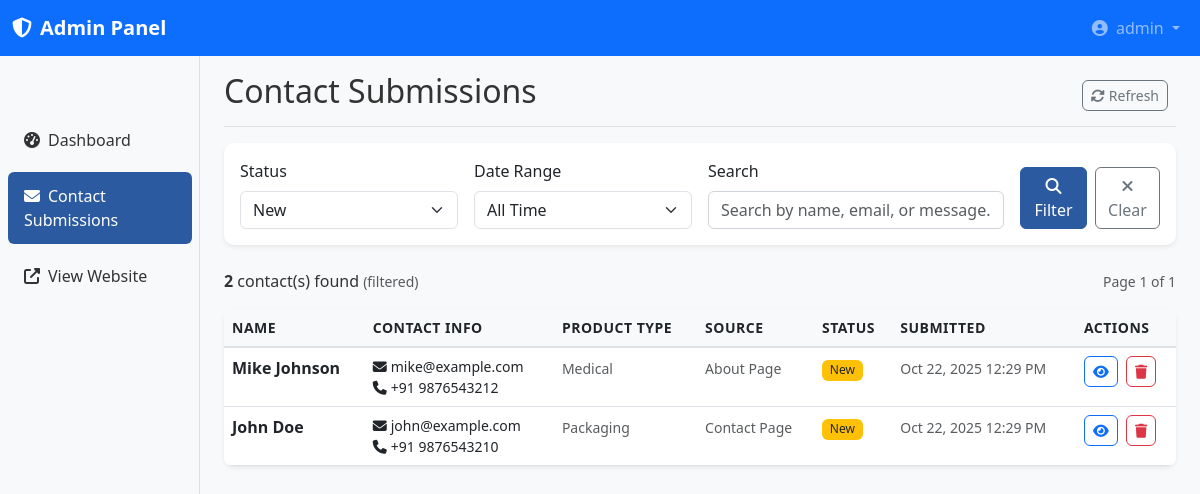
/contacts.php?status=new (signed in), run on the app's committed database.
### tables this page shows
CREATE TABLE IF NOT EXISTS contact_submissions (
    id INT AUTO_INCREMENT PRIMARY KEY,
    name VARCHAR(100) NOT NULL,
    email VARCHAR(100) NOT NULL,
    phone VARCHAR(20) NOT NULL,
    product_type VARCHAR(50) DEFAULT NULL,
    message TEXT NOT NULL,
    form_source VARCHAR(50) NOT NULL,
    status ENUM('new', 'read', 'replied', 'archived') DEFAULT 'new',
    submitted_at TIMESTAMP DEFAULT CURRENT_TIMESTAMP,
    updated_at TIMESTAMP DEFAULT CURRENT_TIMESTAMP ON UPDATE CURRENT_TIMESTAMP,
    admin_notes TEXT DEFAULT NULL
);

### contacts.php (the view, shortened to what this page needs)
<?php
$page = (int)($_GET['page'] ?? 1);
$limit = 20;
$offset = ($page - 1) * $limit;
$statusFilter = $_GET['status'] ?? '';
$searchTerm = $_GET['search'] ?? '';
$dateFilter = $_GET['filter'] ?? '';
$whereClauses = [];
$params = [];
if ($statusFilter) {
    $whereClauses[] = "status = :status";
    $params[':status'] = $statusFilter;
}
$whereClause = $whereClauses ? "WHERE " . implode(" AND ", $whereClauses) : "";
try {
    $pdo = getDBConnection();
    $countSql = "SELECT COUNT(*) as total FROM contact_submissions $whereClause";
    $countStmt = $pdo->prepare($countSql);
    $countStmt->execute($params);
    $totalRecords = $countStmt->fetch()['total'];
    $sql = "SELECT * FROM contact_submissions $whereClause ORDER BY submitted_at DESC LIMIT :limit OFFSET :offset";
    $stmt = $pdo->prepare($sql);
    foreach ($params as $key => $value) {
        $stmt->bindValue($key, $value);
    }
    $stmt->bindValue(':limit', $limit, PDO::PARAM_INT);
    $stmt->bindValue(':offset', $offset, PDO::PARAM_INT);
    $stmt->execute();
    $contacts = $stmt->fetchAll();
    $totalPages = ceil($totalRecords / $limit);
} catch (PDOException $e) {
    $contacts = [];
    $totalRecords = 0;
    $totalPages = 0;
    error_log("Contacts page error: " . $e->getMessage());
}
?>
<!DOCTYPE html>
<html lang="en">
<head>
    <link href="https://cdn.jsdelivr.net/npm/bootstrap@5.3.0/dist/css/bootstrap.min.css" rel="stylesheet">
    <link rel="stylesheet" href="https://cdnjs.cloudflare.com/ajax/libs/font-awesome/6.4.0/css/all.min.css">
    <link rel="stylesheet" href="assets/admin-style.css">
</head>
<body>
    <nav class="navbar navbar-expand-lg navbar-dark bg-primary sticky-top">
        <div class="container-fluid">
            <a class="navbar-brand" href="dashboard.php">
                <i class="fas fa-shield-alt me-2"></i>Admin Panel
            </a>
            <div class="navbar-nav ms-auto">
                <div class="nav-item dropdown">
                    <a class="nav-link dropdown-toggle" href="#" role="button" data-bs-toggle="dropdown">
                        <i class="fas fa-user-circle me-1"></i>
                        <?php echo htmlspecialchars($_SESSION['admin_username']); ?>
                    </a>
                </div>
            </div>
        </div>
    </nav>
    <div class="container-fluid">
        <div class="row">
            <nav class="col-md-3 col-lg-2 d-md-block bg-light sidebar">
                <div class="sidebar-sticky">
                    <ul class="nav flex-column">
                        <li class="nav-item">
                            <a class="nav-link" href="dashboard.php">
                                <i class="fas fa-tachometer-alt me-2"></i>Dashboard
                            </a>
                        </li>
                        <li class="nav-item">
                            <a class="nav-link active" href="contacts.php">
                                <i class="fas fa-envelope me-2"></i>Contact Submissions
                            </a>
                        </li>
                        <li class="nav-item">
                            <a class="nav-link" href="../index.html" target="_blank">
                                <i class="fas fa-external-link-alt me-2"></i>View Website
                            </a>
                        </li>
                    </ul>
                </div>
            </nav>
            <main class="col-md-9 ms-sm-auto col-lg-10 px-md-4">
                <div class="d-flex justify-content-between flex-wrap flex-md-nowrap align-items-center pt-3 pb-2 mb-3 border-bottom">
                    <h1 class="h2">Contact Submissions</h1>
                    <div class="btn-toolbar mb-2 mb-md-0">
                        <div class="btn-group me-2">
                            <button type="button" class="btn btn-sm btn-outline-secondary" onclick="location.reload()">
                                <i class="fas fa-sync-alt me-1"></i>Refresh
                            </button>
                        </div>
                    </div>
                </div>
                <div class="card mb-4">
                    <div class="card-body">
                        <form method="GET" class="row g-3">
                            <div class="col-md-3">
                                <label class="form-label">Status</label>
                                <select name="status" class="form-select">
                                    <option value="new" <?php echo $statusFilter === 'new' ? 'selected' : ''; ?>>New</option>
                                </select>
                            </div>
                            <div class="col-md-3">
                                <label class="form-label">Date Range</label>
                                <select name="filter" class="form-select">
                                    <option value="">All Time</option>
                                </select>
                            </div>
                            <div class="col-md-4">
                                <label class="form-label">Search</label>
                                <input type="text" name="search" class="form-control" placeholder="Search by name, email, or message..." value="<?php echo htmlspecialchars($searchTerm); ?>">
                            </div>
                            <div class="col-md-2 d-flex align-items-end">
                                <button type="submit" class="btn btn-primary me-2">
                                    <i class="fas fa-search"></i> Filter
                                </button>
                                <a href="contacts.php" class="btn btn-outline-secondary">
                                    <i class="fas fa-times"></i> Clear
                                </a>
                            </div>
                        </form>
                    </div>
                </div>
                <div class="d-flex justify-content-between align-items-center mb-3">
                    <div>
                        <strong><?php echo number_format($totalRecords); ?></strong> contact(s) found
                        <?php if ($statusFilter || $searchTerm || $dateFilter): ?>
                            <small class="text-muted">(filtered)</small>
                        <?php endif; ?>
                    </div>
                    <nav>
                        <small class="text-muted">
                            Page <?php echo $page; ?> of <?php echo max(1, $totalPages); ?>
                        </small>
                    </nav>
                </div>
                <div class="card">
                    <div class="card-body p-0">
                        <div class="table-responsive">
                            <table class="table table-hover mb-0">
                                <thead>
                                    <tr>
                                        <th>Name</th>
                                        <th>Contact Info</th>
                                        <th>Product Type</th>
                                        <th>Source</th>
                                        <th>Status</th>
                                        <th>Submitted</th>
                                        <th>Actions</th>
                                    </tr>
                                </thead>
                                <tbody>
                                    <?php if (empty($contacts)): ?>
                                        <tr>
                                            <td colspan="7" class="text-center text-muted py-4">
                                                <i class="fas fa-inbox fa-3x mb-3 d-block"></i>
                                                No contacts found
                                            </td>
                                        </tr>
                                    <?php else: ?>
                                        <?php foreach ($contacts as $contact): ?>
                                            <tr>
                                                <td>
                                                    <strong><?php echo htmlspecialchars($contact['name']); ?></strong>
                                                </td>
                                                <td>
                                                    <div class="small">
                                                        <div><i class="fas fa-envelope me-1"></i><?php echo htmlspecialchars($contact['email']); ?></div>
                                                        <div><i class="fas fa-phone me-1"></i><?php echo htmlspecialchars($contact['phone']); ?></div>
                                                    </div>
                                                </td>
                                                <td>
                                                    <small class="text-muted">
                                                        <?php echo $contact['product_type'] ? ucwords(str_replace('_', ' ', $contact['product_type'])) : 'N/A'; ?>
                                                    </small>
                                                </td>
                                                <td>
                                                    <small class="text-muted">
                                                        <?php echo ucwords(str_replace('_', ' ', $contact['form_source'])); ?>
                                                    </small>
                                                </td>
                                                <td>
                                                    <?php
                                                    $statusClass = [
                                                        'new' => 'badge bg-warning text-dark',
                                                        'read' => 'badge bg-info',
                                                        'replied' => 'badge bg-success',
                                                        'archived' => 'badge bg-secondary'
                                                    ];
                                                    $class = $statusClass[$contact['status']] ?? 'badge bg-secondary';
                                                    ?>
                                                    <span class="<?php echo $class; ?>" data-contact-id="<?php echo $contact['id']; ?>">
                                                        <?php echo ucfirst($contact['status']); ?>
                                                    </span>
                                                </td>
                                                <td>
                                                    <small class="text-muted">
                                                        <?php echo date('M j, Y g:i A', strtotime($contact['submitted_at'])); ?>
                                                    </small>
                                                </td>
                                                <td>
                                                    <button class="btn btn-sm btn-outline-primary me-1" onclick="viewContact(<?php echo htmlspecialchars(json_encode($contact)); ?>)">
                                                        <i class="fas fa-eye"></i>
                                                    </button>
                                                    <button class="btn btn-sm btn-outline-danger" onclick="deleteContact(<?php echo $contact['id']; ?>)">
                                                        <i class="fas fa-trash"></i>
                                                    </button>
                                                </td>
                                            </tr>
                                        <?php endforeach; ?>
                                    <?php endif; ?>
                                </tbody>
                            </table>
                        </div>
                    </div>
                </div>
            </main>
        </div>
    </div>
</body>
</html>

### assets/admin-style.css (style rules this page uses)
:root { --primary-color: #2c5aa0; --secondary-color: #f8f9fa; --success-color: #28a745; --danger-color: #dc3545; --warning-color: #ffc107; --info-color: #17a2b8; --light-color: #f8f9fa; --dark-color: #343a40; }
body { font-family: 'Segoe UI', Tahoma, Geneva, Verdana, sans-serif; background-color: #f8f9fa; color: #333; }
.sidebar { position: fixed; top: 56px; bottom: 0; left: 0; z-index: 100; padding: 48px 0 0; box-shadow: inset -1px 0 0 rgba(0, 0, 0, .1); }
.sidebar-sticky { position: relative; top: 0; height: calc(100vh - 48px); padding-top: .5rem; overflow-x: hidden; overflow-y: auto; }
.sidebar .nav-link { color: #333; font-weight: 500; padding: 0.75rem 1rem; margin: 0.25rem 0.5rem; border-radius: 0.375rem; transition: all 0.3s ease; }
.sidebar .nav-link.active { color: white; background-color: var(--primary-color); }
main { margin-left: 0; }
@media (min-width: 768px) { main { margin-left: 240px; } }
.card { border: none; border-radius: 10px; box-shadow: 0 0.125rem 0.25rem rgba(0, 0, 0, 0.075); transition: all 0.3s ease; }
.btn { border-radius: 6px; font-weight: 500; transition: all 0.3s ease; }
.btn-primary { background-color: var(--primary-color); border-color: var(--primary-color); }
.table { border-radius: 8px; overflow: hidden; }
.table thead th { background-color: var(--light-color); border-bottom: 2px solid #dee2e6; font-weight: 600; font-size: 0.875rem; text-transform: uppercase; letter-spacing: 0.5px; }
.table tbody tr { transition: background-color 0.3s ease; }
.badge { font-size: 0.75rem; font-weight: 500; padding: 0.35em 0.65em; border-radius: 0.375rem; }
.form-control { border-radius: 6px; border: 1px solid #ced4da; transition: all 0.3s ease; }
.form-select { border-radius: 6px; }
.badge.bg-warning { background-color: #ffc107 !important; color: #000; }
.navbar-brand { font-weight: 600; font-size: 1.25rem; }

### data on the page
contact_submissions: name "Mike Johnson", email "mike@example.com", phone "+91 9876543212", product_type "Medical", form_source "About Page", status "New", submitted_at "Oct 22, 2025 12:29 PM"
contact_submissions: name "John Doe", email "john@example.com", phone "+91 9876543210", product_type "Packaging", form_source "Contact Page", status "New", submitted_at "Oct 22, 2025 12:29 PM"

### other printed values
$_SESSION['admin_username'] "admin"
$totalRecords "2"
$page "1"
max(1, $totalPages) "1"
